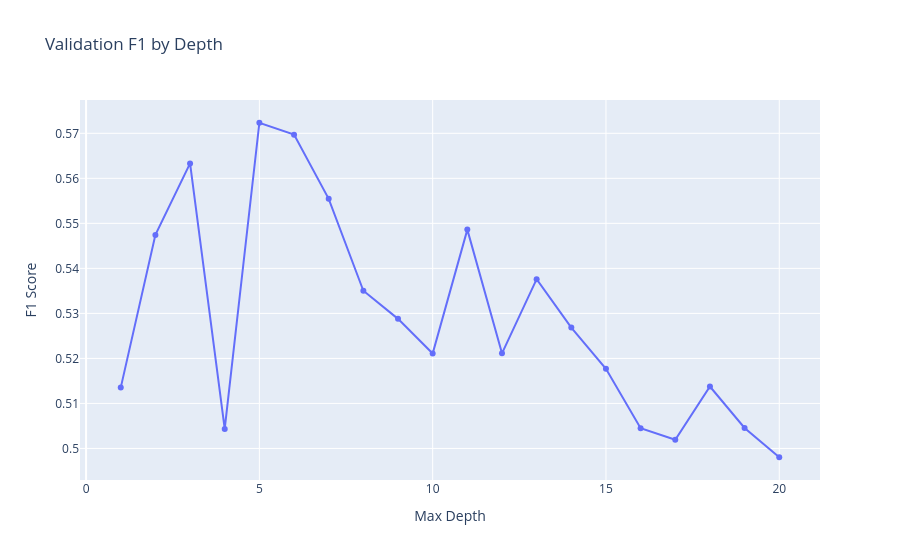

Notebook code for this chart:
### Markdown cell above
#### 4.3.1 - Model Class Weight Parameter

### Code cell
model_dtc_we, depth, f1_dtc_we, roc_auc_dtc_we = dtc_optimizer(
    features_train_le,
    target_train_le,
    features_val_le,
    target_val_le,
    weight='balanced'
)

scores_df.loc[len(scores_df)] = [
    'model_dtc_we',
    '',
    depth,
    f1_dtc_we,
    roc_auc_dtc_we
]

### Figure 1 — Plotly figure (JSON) as saved in the notebook; plotly's stock layout.template omitted (floating-point values rounded to 4 significant figures)
{"data": [{"hovertemplate": "Max Depth=%{x}<br>F1 Score=%{y}<extra></extra>", "legendgroup": "", "line": {"color": "#636efa", "dash": "solid"}, "marker": {"symbol": "circle"}, "mode": "lines+markers", "name": "", "orientation": "v", "showlegend": false, "type": "scatter", "x": [1.0, 2.0, 3.0, 4.0, 5.0, 6.0, 7.0, 8.0, 9.0, 10.0, 11.0, 12.0, 13.0, 14.0, 15.0, 16.0, 17.0, 18.0, 19.0, 20.0], "xaxis": "x", "y": [0.5135, 0.5474, 0.5633, 0.5043, 0.5723, 0.5697, 0.5554, 0.535, 0.5288, 0.5211, 0.5486, 0.5211, 0.5376, 0.5268, 0.5177, 0.5045, 0.5019, 0.5138, 0.5046, 0.498], "yaxis": "y"}], "layout": {"legend": {"tracegroupgap": 0}, "title": {"text": "Validation F1 by Depth"}, "xaxis": {"anchor": "y", "domain": [0, 1], "title": {"text": "Max Depth"}}, "yaxis": {"anchor": "x", "domain": [0, 1], "title": {"text": "F1 Score"}}}}
